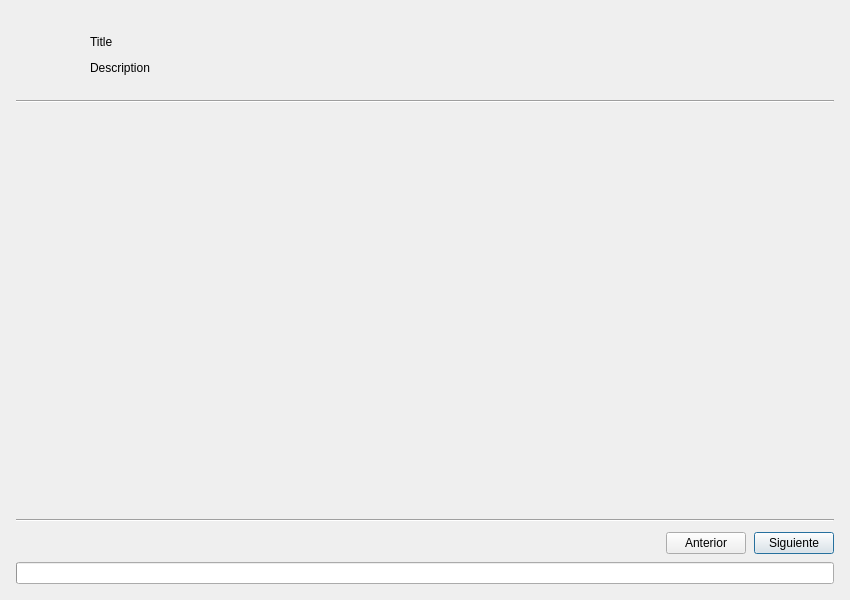
<ui version="4.0">
 <class>GeoTimeLapseDialogBase</class>
 <widget class="QDialog" name="GeoTimeLapseDialogBase">
  <property name="geometry">
   <rect><x>0</x><y>0</y><width>600</width><height>400</height></rect>
  </property>
  <property name="minimumSize">
    <size><width>850</width><height>600</height></size>
  </property>
  <property name="windowTitle">
   <string>GeoTimeLapse</string>
  </property>

  <layout class="QVBoxLayout" name="verticalLayout">
   <property name="leftMargin"><number>16</number></property>
   <property name="topMargin"><number>16</number></property>
   <property name="rightMargin"><number>16</number></property>
   <property name="bottomMargin"><number>16</number></property>
   <property name="spacing"><number>10</number></property>

    <!-- Header -->
  <item>
    <widget class="QFrame" name="dlg_header_card">
      <property name="frameShape"><enum>QFrame::NoFrame</enum></property>
      <layout class="QVBoxLayout" name="dlgHeaderLayout">
        <property name="leftMargin"><number>14</number></property>
        <property name="topMargin"><number>14</number></property>
        <property name="rightMargin"><number>14</number></property>
        <property name="bottomMargin"><number>10</number></property>
        <property name="spacing"><number>8</number></property>

        <item>
          <layout class="QHBoxLayout" name="dlgHeaderRow">
            <property name="spacing"><number>10</number></property>

            <item>
              <widget class="QLabel" name="dlg_lbl_icon_plugin">
                <property name="minimumSize"><size><width>50</width><height>50</height></size></property>
                <property name="maximumSize"><size><width>50</width><height>50</height></size></property>
                <property name="scaledContents"><bool>true</bool></property>
              </widget>
            </item>

            <item>
              <layout class="QVBoxLayout" name="dlgHeaderTexts">
                <property name="spacing"><number>2</number></property>

                <item>
                  <widget class="QLabel" name="dlg_lbl_header_title">
                    <property name="text"><string>Title</string></property>
                  </widget>
                </item>

                <item>
                  <widget class="QLabel" name="dlg_lbl_header_subtitle">
                    <property name="text"><string>Description</string></property>
                    <property name="wordWrap"><bool>true</bool></property>
                  </widget>
                </item>
              </layout>
            </item>

          </layout>
        </item>

      </layout>
    </widget>
  </item>

  <!-- Separator -->
  <item>
    <widget class="QFrame" name="dlg_line_header_top">
      <property name="frameShape"><enum>QFrame::HLine</enum></property>
      <property name="frameShadow"><enum>QFrame::Sunken</enum></property>
    </widget>
  </item>

   <!-- Content (Pages) -->
   <item>
    <widget class="QStackedWidget" name="stacked_pages">
     <property name="minimumHeight"><number>240</number></property>
    </widget>
   </item>

   <!-- Separator -->
   <item>
    <widget class="QFrame" name="dlg_line_header_bottom">
     <property name="frameShape"><enum>QFrame::HLine</enum></property>
     <property name="frameShadow"><enum>QFrame::Sunken</enum></property>
    </widget>
   </item>

   <!-- FOOTER: PROGRESO + BOTONES -->
   <item>
    <layout class="QVBoxLayout" name="footerLayout">
     <property name="spacing"><number>8</number></property>

    <!-- NAV  -->

     <item>
      <layout class="QHBoxLayout" name="navLayout">
       <property name="spacing"><number>8</number></property>

       <item>
        <spacer name="horizontalSpacer">
         <property name="orientation"><enum>Qt::Horizontal</enum></property>
         <property name="sizeHint" stdset="0">
          <size><width>40</width><height>20</height></size>
         </property>
        </spacer>
       </item>

       <item>
        <widget class="QPushButton" name="btn_previous">
         <property name="text"><string>Anterior</string></property>
         <property name="cursor"><cursorShape>PointingHandCursor</cursorShape></property>
        </widget>
       </item>

       <item>
        <widget class="QPushButton" name="btn_next">
         <property name="text"><string>Siguiente</string></property>
         <property name="default"><bool>true</bool></property>
         <property name="cursor"><cursorShape>PointingHandCursor</cursorShape></property>
        </widget>
       </item>

      </layout>
     </item>

     <!-- Progress -->

     <item>
      <widget class="QProgressBar" name="progress_bar">
        <property name="minimum"><number>0</number></property>
        <property name="maximum"><number>100</number></property>
        <property name="value"><number>0</number></property>
        <property name="textVisible"><bool>false</bool></property>
        <property name="format"><string></string></property>
        <property name="maximumHeight"><number>4</number></property>
      </widget>
     </item>

    </layout>
   </item>

  </layout>
 </widget>
 <resources/>
 <connections/>
</ui>
